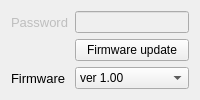
             <widget class="QWidget" name="widget" native="true">
              <layout class="QGridLayout" name="gridLayout_10">
               <item row="0" column="0">
                <widget class="QLabel" name="label_30">
                 <property name="enabled">
                  <bool>false</bool>
                 </property>
                 <property name="font">
                  <font>
                   <family>Arial</family>
                   <pointsize>10</pointsize>
                  </font>
                 </property>
                 <property name="text">
                  <string>Password</string>
                 </property>
                </widget>
               </item>
               <item row="0" column="1">
                <widget class="QLineEdit" name="passw_ed">
                 <property name="enabled">
                  <bool>false</bool>
                 </property>
                 <property name="echoMode">
                  <enum>QLineEdit::Password</enum>
                 </property>
                </widget>
               </item>
               <item row="1" column="1">
                <widget class="QPushButton" name="btnUpdateFirmware">
                 <property name="font">
                  <font>
                   <family>Arial</family>
                  </font>
                 </property>
                 <property name="text">
                  <string>Firmware update</string>
                 </property>
                </widget>
               </item>
               <item row="2" column="0">
                <widget class="QLabel" name="label_29">
                 <property name="font">
                  <font>
                   <family>Arial</family>
                   <pointsize>10</pointsize>
                  </font>
                 </property>
                 <property name="text">
                  <string>Firmware</string>
                 </property>
                </widget>
               </item>
               <item row="2" column="1">
                <widget class="QComboBox" name="fwver_cmb">
                 <property name="font">
                  <font>
                   <family>Arial</family>
                  </font>
                 </property>
                 <item>
                  <property name="text">
                   <string>ver 1.00</string>
                  </property>
                 </item>
                 <item>
                  <property name="text">
                   <string>&gt;ver 1.01</string>
                  </property>
                 </item>
                </widget>
               </item>
              </layout>
             </widget>
